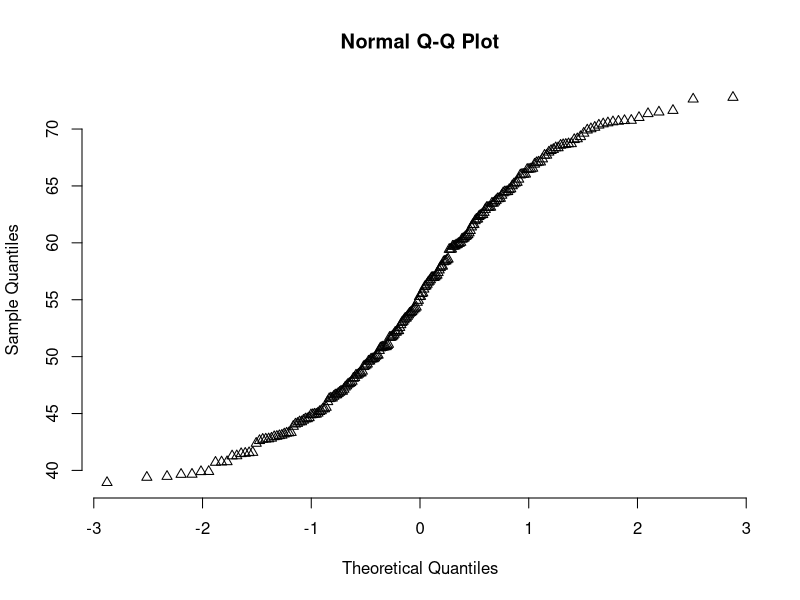
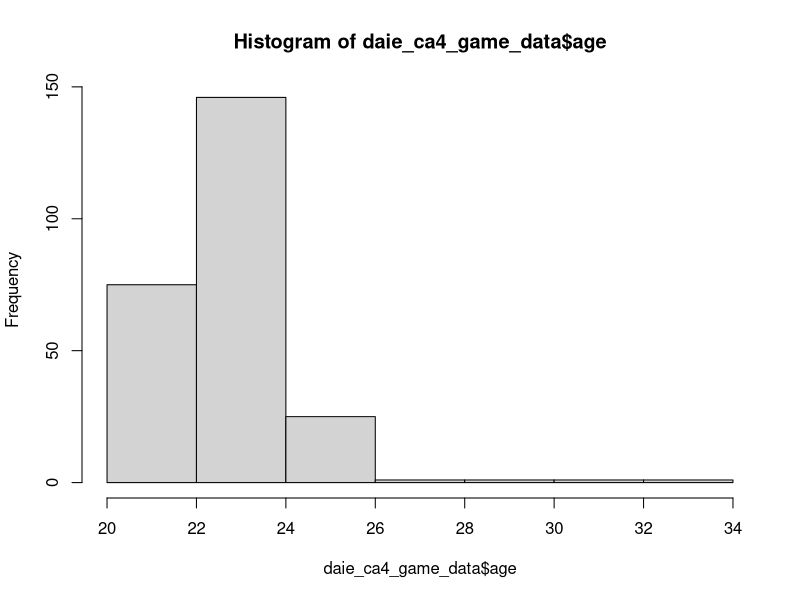
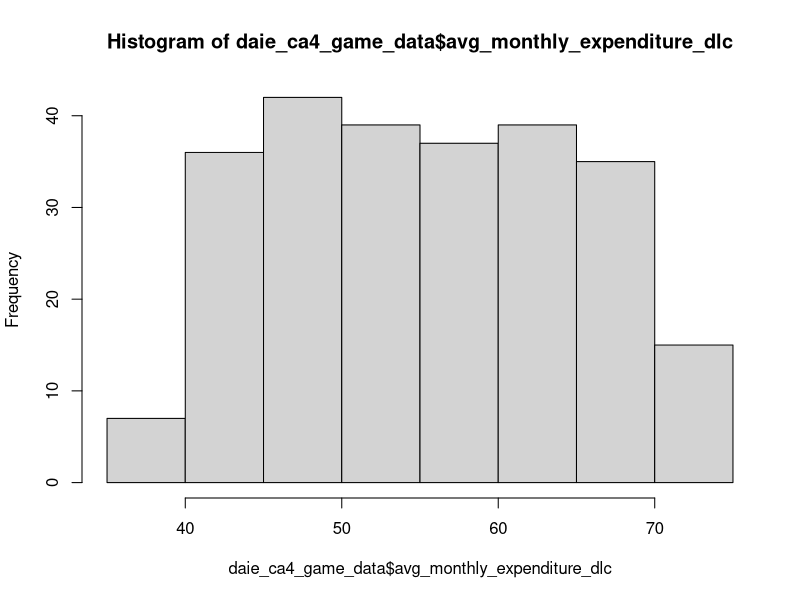
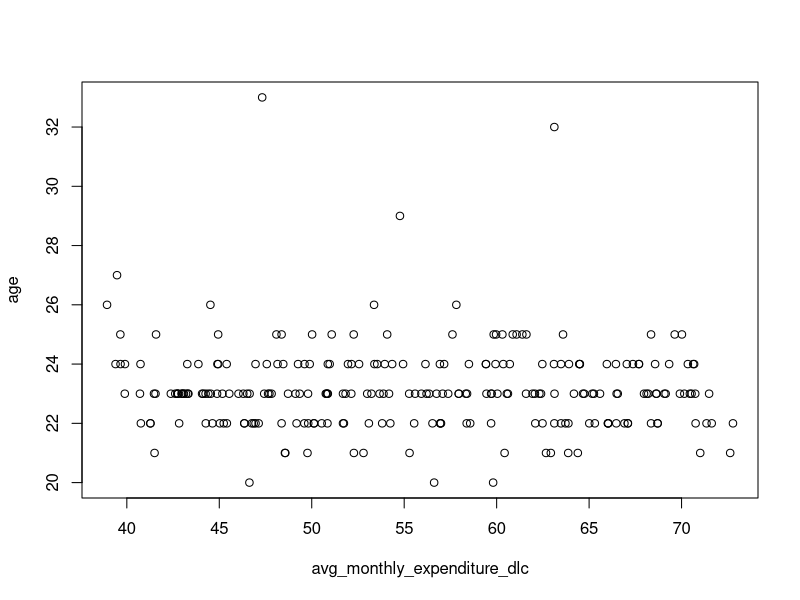
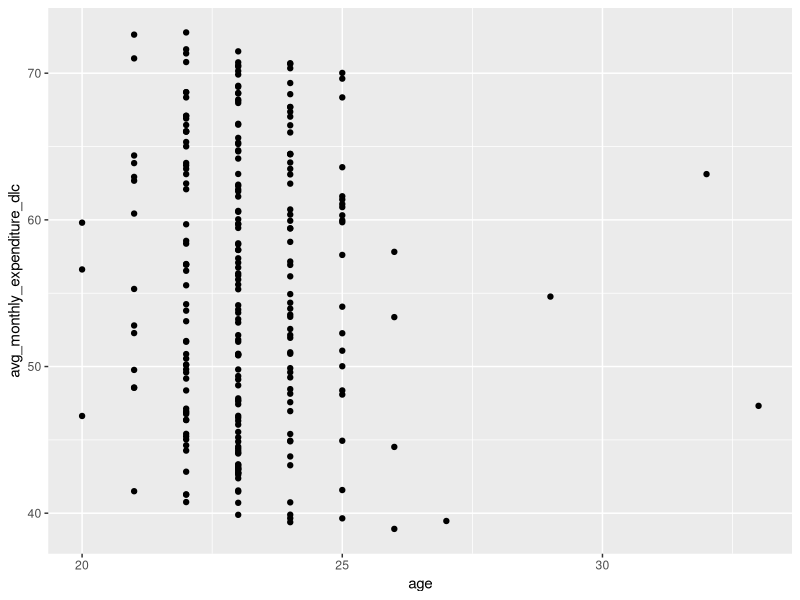

These figures' R source, in order:
## ---- chunk 1
library(readr)
library(tidyverse)

daie_ca4_game_data <- read_csv("amalgamated_game_survey_250_2022.csv")

#View(daie_ca4_game_data)
head(daie_ca4_game_data,5)
tail(daie_ca4_game_data,5)
summary(daie_ca4_game_data)
## ---- chunk 2
##install.packages("ggplot2")

qqnorm(daie_ca4_game_data$avg_monthly_expenditure_dlc,
       pch = 2, frame = FALSE)


library(ggplot2)

hist(daie_ca4_game_data$age )
hist(daie_ca4_game_data$avg_monthly_expenditure_dlc  )  

plot(age ~ avg_monthly_expenditure_dlc, data = daie_ca4_game_data)

data.graph<-ggplot(daie_ca4_game_data, aes(x=age, y=avg_monthly_expenditure_dlc  ))+
                     geom_point()
data.graph

